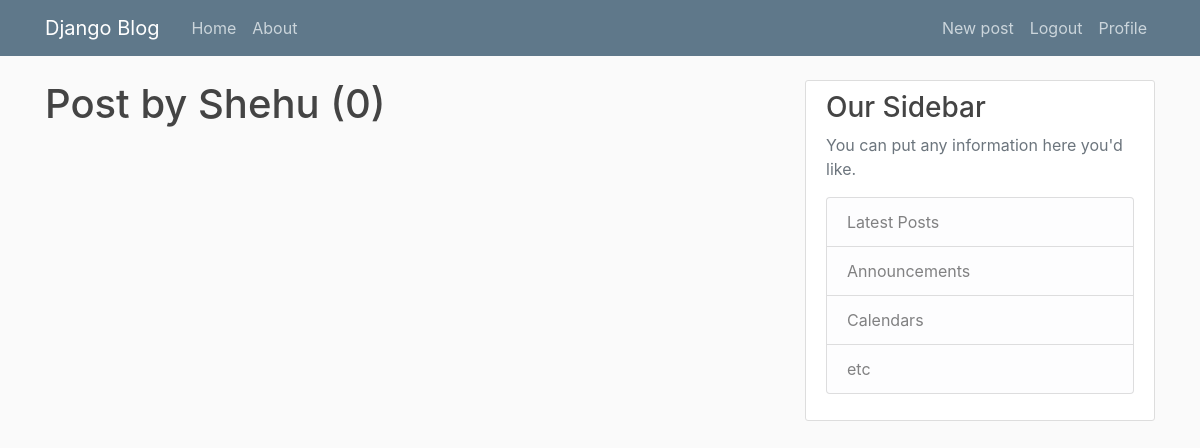
Page /user/Shehu (signed in) on the earlier database version.
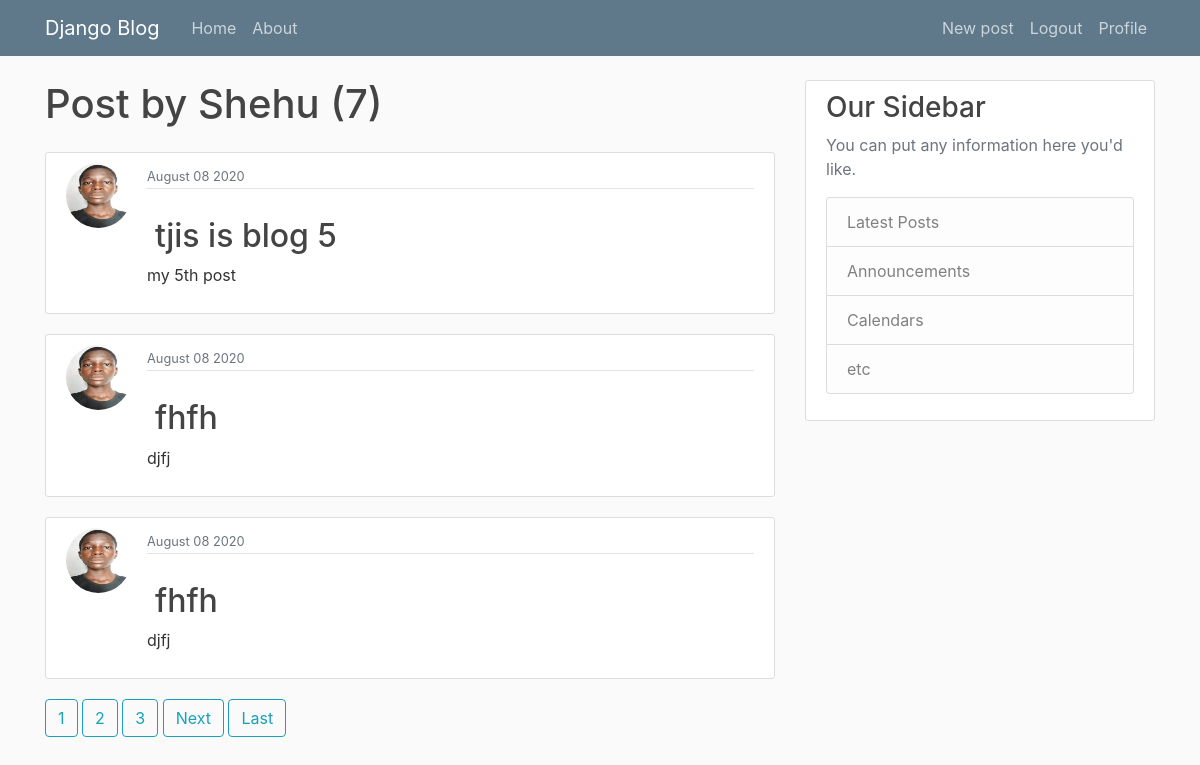
Same page on the later database version.
### blog/models.py (models this page shows, shortened)
class Post(models.Model):
    title = models.CharField(max_length=100)
    content = models.TextField()
    date_posted = models.DateTimeField(default=timezone.now)
    author = models.ForeignKey(User, on_delete=models.CASCADE)

### users/models.py (models this page shows, shortened)
class Profile(models.Model):
    user = models.OneToOneField(User,on_delete= models.CASCADE)
    image = models.ImageField(default="default.jpeg",upload_to = "profile_pics")

### blog/views.py (the view)
# urls.py: path("user/<str:username>", UserPostListView.as_view(), name="user-post"),
class UserPostListView(LoginRequiredMixin,ListView):
    model = Post
    template_name = "blog/user_posts.html"
    context_object_name = "posts"
    ordering = ["-date_posted"]
    paginate_by = 3
    def get_queryset(self):
        user = get_object_or_404(User,username=self.kwargs.get("username"))
        return Post.objects.filter(author= user).order_by("-date_posted")

### blog/templates/blog/user_posts.html (shortened to what this page needs)
{% extends "blog/base.html" %}
{% block content %}
<h1 class = "mb-4">Post by {{ view.kwargs.username }}  ({{ page_obj.paginator.count }})</h1>
{%for post in posts%}
<article class="media content-section">
  <img src="{{post.author.profile.image.url}}" alt="" class="rounded-circle article-img">
  <div class="media-body">
    <div class="article-metadata">
      <a class="mr-2" href="{% url "user-post"  post.author.username %}"{{ post.author }}</a>
      <small class="text-muted">{{ post.date_posted|date:"F d Y"}}</small>
    </div>
    <h2><a class="article-title" href="{% url "post-detail" post.id %}">{{ post.title }}</a></h2>
    <p class="article-content">{{ post.content }}</p>
  </div>
</article>
{%endfor%}
{% if is_paginated %}
  {% for num in page_obj.paginator.page_range %}
      {% if page_obj.number == num %}
      <a class="btn btn-outline-info mb-4" href="?page={{num}}">{{num}}</a>
      {% elif num > page_obj.number|add:"-3" and  num < page_obj.number|add:"3"  %}
      <a class="btn btn-outline-info mb-4" href="?page={{num}}">{{num}}</a>
      {% endif %}
  {%endfor%}
    {% if page_obj.has_next  %}
    <a class="btn btn-outline-info mb-4" href="?page={{page_obj.next_page.number}}">Next</a>
    <a class="btn btn-outline-info mb-4" href="?page={{page_obj.paginator.num_pages}}">Last</a>
    {% endif %}
{% endif %}
{% endblock content %}

Differences in the rows shown:
added Post: author.profile.image (placeholder picture), date_posted "August 08 2020", title "tjis is blog 5", content "my 5th post"
added Post: author.profile.image (placeholder picture), date_posted "August 08 2020", title "fhfh", content "djfj"
added Post: author.profile.image (placeholder picture), date_posted "August 08 2020", title "fhfh", content "djfj"
Other differences:
{{ page_obj.paginator.count }}: "0" → "7"
new list line: "1"
new list line: "2"
new list line: "3"
text now shown: "Next Last"
